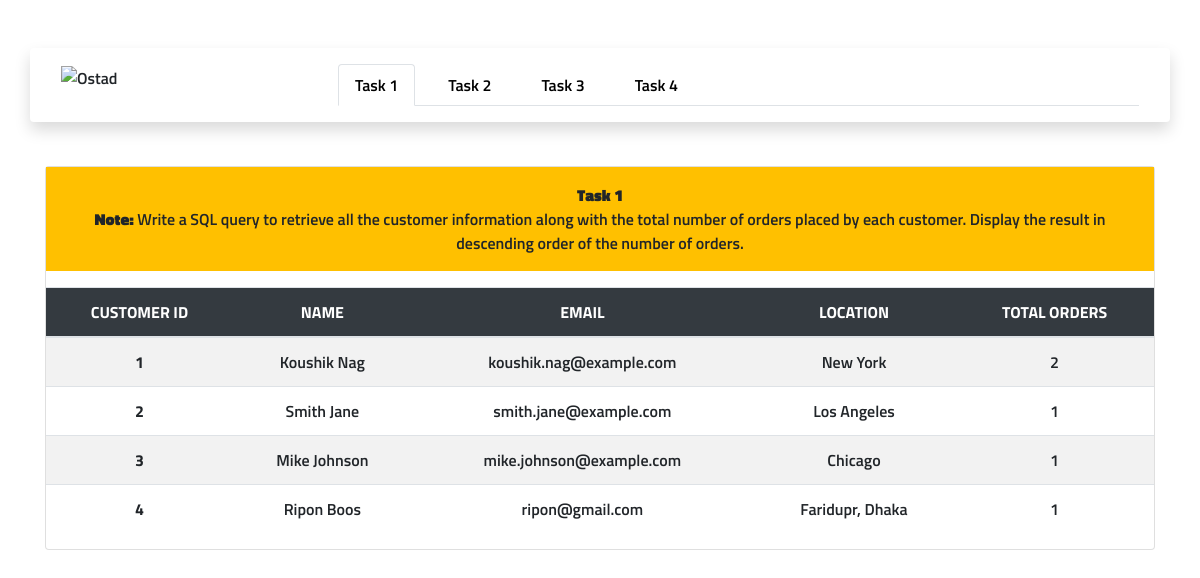
The page / on the database its author committed.
### tables this page shows
CREATE TABLE
    `Customers` (
        `customer_id` int(11) NOT NULL,
        `name` varchar(50) DEFAULT NULL,
        `email` varchar(100) DEFAULT NULL,
        `location` varchar(50) DEFAULT NULL
    );

### index.php (the view, shortened to what this page needs)
<?php
include("connection.php");
$sqlTask1 = "SELECT Customers.*, COUNT(Orders.order_id) AS total_orders
FROM Customers
LEFT JOIN Orders ON Customers.customer_id = Orders.customer_id
GROUP BY Customers.customer_id
ORDER BY total_orders DESC;";
$taskResult1 = $mysqli->query($sqlTask1);
?>
<!DOCTYPE html>
<html lang="en">
<head>
    <link rel="stylesheet" href="https://stackpath.bootstrapcdn.com/bootstrap/4.5.2/css/bootstrap.min.css">
    <link rel="stylesheet" href="./css/style.css">
</head>
<body>
    <div class="container header">
        <div class="row mt-5 shadow p-3 mb-1 bg-white rounded">
            <div class="col-md-3   ">
                <img src="https://cdn.ostad.app/public/upload/2023-10-17T07-14-50.690Z-Logo-new.png" alt="Ostad">
            </div>
            <div class="col-md-9">
                <ul class="nav nav-tabs">
                    <li class="nav-item ">
                        <a class="nav-link active mr-3" aria-current="page" href="#task1" data-toggle="tab">Task
                            1</a>
                    </li>
                    <li class="nav-item">
                        <a class="nav-link mr-3" href="#task2" data-toggle="tab">Task 2</a>
                    </li>
                    <li class="nav-item">
                        <a class="nav-link mr-3" href="#task3" data-toggle="tab">Task 3</a>
                    </li>
                    <li class="nav-item">
                        <a class="nav-link" href="#task4" data-toggle="tab">Task 4</a>
                    </li>
                </ul>
            </div>
        </div>
    </div>
    <div class="container pt-4">
        <div class="card mt-3">
            <div class="tab-content">
                <div class="tab-pane fade show active" id="task1">
                    <p class="text-center p-3 bg-primary "> <b>Task 1</b> <br> <b>Note: </b>Write a SQL query
                        to retrieve
                        all the
                        customer information along with the total number of orders placed by each customer. Display the
                        result in descending order of the number of orders.</p>
                    <table class="table table-striped">
                        <thead>
                            <tr class='bg-dark text-white'>
                                <th scope="col" class='text-center'>CUSTOMER ID</th>
                                <th scope="col" class='text-center'>NAME</th>
                                <th scope="col" class='text-center'>EMAIL</th>
                                <th scope="col" class='text-center'>LOCATION</th>
                                <th scope="col" class='text-center'>TOTAL ORDERS</th>
                            </tr>
                        </thead>
                        <tbody>
                            <?php
                            foreach ($taskResult1 as $item) {
                                $id = $item['customer_id'];
                                $name = $item['name'];
                                $email = $item['email'];
                                $location = $item['location'];
                                $total_orders = $item['total_orders'];
                                echo "<tr>
                            <th scope='row' class='text-center'>{$id}</th>
                            <td class='text-center'>{$name}</td>
                            <td class='text-center'>{$email}</td>
                            <td class='text-center'>{$location}</td>
                            <td class='text-center'>{$total_orders}</td>
                            </tr>";
                            }
                            ?>
                        </tbody>
                    </table>
                </div>
            </div>
        </div>
    </div>
</body>
</html>

### css/style.css (style rules this page uses)
body { font-family: 'Titillium Web', sans-serif; font-weight: 600; }
.bg-primary { background-color: #FFC000 !important; }
.nav-link { color: #000000 !important; }

### rows shown on the page
customers: customer_id "1", name "Koushik Nag", email "koushik.nag@example.com", location "New York", total_orders "2"
customers: customer_id "2", name "Smith Jane", email "smith.jane@example.com", location "Los Angeles", total_orders "1"
customers: customer_id "3", name "Mike Johnson", email "mike.johnson@example.com", location "Chicago", total_orders "1"
customers: customer_id "4", name "Ripon Boos", email "ripon@gmail.com", location "Faridupr, Dhaka", total_orders "1"
